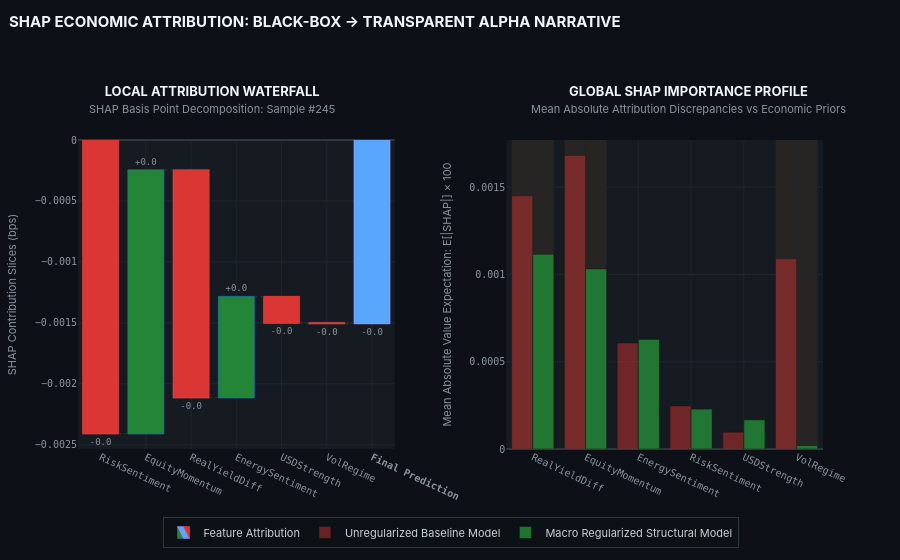

Notebook code for this chart:
### Markdown cell above
## Plot 2: SHAP Attribution Waterfall & Feature Importance

The SHAP waterfall chart decomposes a **single prediction** into its economic drivers. Each bar represents how much feature $i$ pushed the prediction above ($\phi_i > 0$) or below ($\phi_i < 0$) the baseline expected return.

For institutional investment committee presentations, this converts the 'black box' into a transparent, economically interpretable narrative:
- **RealYieldDiff** contribution explains carry-related currency direction
- **EquityMomentum** contribution explains systematic trend exposure
- **VolRegime** contribution explains risk-adjusted position sizing

The macro-regularized model concentrates SHAP mass on economically meaningful features — cleaner attribution, better IC, lower turnover.

### Code cell
# # SHAP waterfall for a representative test observation
# sample_idx = np.argmax(np.abs(shap_reg).sum(axis=1))  # most active prediction
# shap_sample_reg = shap_reg[sample_idx]
# shap_sample_base = shap_base[sample_idx]
# baseline = model_reg.predict(X_tr.mean(axis=0, keepdims=True))[0]
# pred_val = baseline + shap_sample_reg.sum()

# # Sort by absolute value for waterfall
# order = np.argsort(np.abs(shap_sample_reg))[::-1]
# sorted_names = [feature_names[i] for i in order]
# sorted_shap = shap_sample_reg[order]

# fig2 = sp.make_subplots(rows=1, cols=2,
#     subplot_titles=[f'SHAP Waterfall (Macro-Reg Model, Sample #{sample_idx})',
#                     'Mean |SHAP| Importance: Unregularized vs Macro-Reg'])

# # Waterfall
# running = baseline
# bars_base = [baseline]
# for sv in sorted_shap:
#     bars_base.append(running + sv); running += sv

# colors_wf = ['#2a9d8f' if v > 0 else '#e63946' for v in sorted_shap]
# fig2.add_trace(go.Waterfall(
#     measure=['relative']*len(sorted_shap) + ['total'],
#     x=sorted_names + ['Prediction'],
#     y=list(sorted_shap * 100) + [pred_val * 100],
#     connector=dict(line=dict(color='gray', width=1)),
#     decreasing=dict(marker_color='#e63946'),
#     increasing=dict(marker_color='#2a9d8f'),
#     totals=dict(marker_color='#f4a261')), row=1, col=1)

# # Importance comparison
# sort_imp = np.argsort(imp_reg)[::-1]
# fn_sorted = [feature_names[i] for i in sort_imp]
# fig2.add_trace(go.Bar(x=fn_sorted, y=imp_base[sort_imp]*100,
#     name='Unregularized', marker_color='rgba(230,57,70,0.7)'), row=1, col=2)
# fig2.add_trace(go.Bar(x=fn_sorted, y=imp_reg[sort_imp]*100,
#     name='Macro-Reg', marker_color='rgba(42,157,143,0.85)'), row=1, col=2)

# # Highlight anchor features
# for an in [feature_names[i] for i in anchor_idx]:
#     if an in fn_sorted:
#         ix = fn_sorted.index(an)
#         fig2.add_vrect(x0=ix-0.5, x1=ix+0.5, fillcolor='rgba(244,162,97,0.15)',
#             layer='below', line_width=0, row=1, col=2)

# fig2.update_layout(height=430, title_text='SHAP Economic Attribution: Black-Box → Transparent Alpha Narrative',
#     template='plotly_dark', barmode='group')
# fig2.update_yaxes(title_text='SHAP contribution (bps)', row=1, col=1)
# fig2.update_xaxes(tickangle=30, row=1, col=2)
# fig2.update_yaxes(title_text='Mean |SHAP| × 100', row=1, col=2)
# fig2.show()

import numpy as np
import plotly.graph_objects as go
import plotly.subplots as sp

# ── INITIALIZE CANVAS WITH LIBERAL PERFORMANCE SPACING ───────────────────────
fig2 = sp.make_subplots(
    rows=1, cols=2,
    horizontal_spacing=0.15,      # Deep channel to isolate the dense waterfall tick labels
    subplot_titles=[None, None]   # Complete bypass of standard overlapping title mechanics
)

# ── PANEL 1: SHAP WATERFALL ATTRIBUTION ──────────────────────────────────────
# Convert components to arrays for deterministic structural manipulation
sorted_names_list = list(sorted_names)
sorted_shap_bps = list(sorted_shap * 100)      # Convert to Basis Points (bps)
pred_val_bps = float(pred_val * 100)

fig2.add_trace(go.Waterfall(
    name='Feature Attribution',
    measure=['relative'] * len(sorted_shap) + ['total'],
    x=sorted_names_list + ['<b>Final Prediction</b>'],
    y=sorted_shap_bps + [pred_val_bps],
    connector=dict(line=dict(color='#30363d', width=1, dash='dot')),
    decreasing=dict(marker=dict(color='#da3633', line=dict(color='#f85149', width=0.5))),
    increasing=dict(marker=dict(color='#238636', line=dict(color='#1f6feb', width=0.5))),
    totals=dict(marker=dict(color='#58a6ff', line=dict(color='#bc8cff', width=0.5))),
    textposition='outside',
    text=[f'{v:+.1f}' for v in sorted_shap_bps] + [f'{pred_val_bps:.1f}'],
    textfont=dict(size=9, color='#8b949e', family='JetBrains Mono, monospace')
), row=1, col=1)

# ── PANEL 2: GLOBAL IMPORTANCE COMPARISON MATRIX ────────────────────────────
fn_sorted = [feature_names[i] for i in sort_imp]

# Unregularized Model Target Feature Trace
fig2.add_trace(go.Bar(
    x=fn_sorted, 
    y=imp_base[sort_imp] * 100,
    name='Unregularized Baseline Model', 
    marker_color='#da3633',
    opacity=0.45
), row=1, col=2)

# Macro Regularized Target Feature Trace
fig2.add_trace(go.Bar(
    x=fn_sorted, 
    y=imp_reg[sort_imp] * 100,
    name='Macro Regularized Structural Model', 
    marker_color='#238636',
    opacity=0.85
), row=1, col=2)

# ── HIGH-CONTRAST STRUCTURE HIGHLIGHTS FOR ANCHOR TARGETS ────────────────────
# Correct multi-level anchoring reference to make sure rectangles sit behind the graph data layer
for an in [feature_names[i] for i in anchor_idx]:
    if an in fn_sorted:
        ix = fn_sorted.index(an)
        fig2.add_vrect(
            x0=ix - 0.4, x1=ix + 0.4, 
            fillcolor='#f0883e', 
            opacity=0.08,
            layer='below', 
            line_width=0, 
            row=1, col=2
        )

# ── PIXEL-PERFECT LAYOUT ANNOTATION SYSTEM ───────────────────────────────────
canvas_annotations = [
    # Left Header: Local Waterfall Attribution
    dict(
        x=0.18, y=1.07, xref='paper', yref='paper',
        text=f'<b>LOCAL ATTRIBUTION WATERFALL</b><br><span style="font-size:11px; color:#8b949e">SHAP Basis Point Decomposition: Sample #{sample_idx}</span>',
        showarrow=False, xanchor='center', yanchor='bottom', align='center',
        font=dict(size=13, color='#f0f6fc', family='Inter, sans-serif')
    ),
    # Right Header: Global Feature Importance
    dict(
        x=0.82, y=1.07, xref='paper', yref='paper',
        text='<b>GLOBAL SHAP IMPORTANCE PROFILE</b><br><span style="font-size:11px; color:#8b949e">Mean Absolute Attribution Discrepancies vs Economic Priors</span>',
        showarrow=False, xanchor='center', yanchor='bottom', align='center',
        font=dict(size=13, color='#f0f6fc', family='Inter, sans-serif')
    )
]

# ── INSTITUTIONAL THEME & CANVASSING ENGINE PARAMETERS ──────────────────────
fig2.update_layout(
    height=560,  # Scaled up to support dense tick arrays and horizontal legends safely
    title=dict(
        text='<b>SHAP ECONOMIC ATTRIBUTION: BLACK-BOX → TRANSPARENT ALPHA NARRATIVE</b>',
        font=dict(size=15, color='#f0f6fc', family='Inter, sans-serif'),
        x=0.01, y=0.97
    ),
    template='plotly_dark', 
    barmode='group',
    paper_bgcolor='#0d1117',
    plot_bgcolor='#161b22',
    margin=dict(t=140, b=110, l=60, r=40),  # Top margin insulation barrier setup
    annotations=canvas_annotations,
    
    # Horizontally balanced matrix legend layout to block tracking text line wraps
    legend=dict(
        orientation='h',
        yanchor='top',
        y=-0.22,
        xanchor='center',
        x=0.5,
        font=dict(size=11, color='#c9d1d9', family='Inter, sans-serif'),
        bgcolor='rgba(13,17,23,0.9)',
        bordercolor='#30363d',
        borderwidth=1
    )
)

# Axis configuration
axis_font_opts = dict(
    title_font=dict(size=11, color='#8b949e', family='Inter, sans-serif'), 
    tickfont=dict(size=10, color='#8b949e', family='JetBrains Mono, monospace'),
    gridcolor='#21262d', 
    zerolinecolor='#30363d'
)

# Apply configuration matrices to individual panels
fig2.update_xaxes(tickangle=25, row=1, col=1, **axis_font_opts)
fig2.update_yaxes(title_text='SHAP Contribution Slices (bps)', row=1, col=1, **axis_font_opts)

fig2.update_xaxes(tickangle=25, row=1, col=2, **axis_font_opts)
fig2.update_yaxes(title_text='Mean Absolute Value Expectation: E[|SHAP|] × 100', row=1, col=2, **axis_font_opts)

fig2.show()

### Figure 1 — Plotly figure (JSON) as saved in the notebook; plotly's stock layout.template omitted (floating-point values rounded to 4 significant figures)
{"data": [{"connector": {"line": {"color": "#30363d", "dash": "dot", "width": 1}}, "decreasing": {"marker": {"color": "#da3633", "line": {"color": "#f85149", "width": 0.5}}}, "increasing": {"marker": {"color": "#238636", "line": {"color": "#1f6feb", "width": 0.5}}}, "measure": ["relative", "relative", "relative", "relative", "relative", "relative", "total"], "name": "Feature Attribution", "text": ["-0.0", "+0.0", "-0.0", "+0.0", "-0.0", "-0.0", "-0.0"], "textfont": {"color": "#8b949e", "family": "JetBrains Mono, monospace", "size": 9}, "textposition": "outside", "totals": {"marker": {"color": "#58a6ff", "line": {"color": "#bc8cff", "width": 0.5}}}, "type": "waterfall", "x": ["RiskSentiment", "EquityMomentum", "RealYieldDiff", "EnergySentiment", "USDStrength", "VolRegime", "<b>Final Prediction</b>"], "xaxis": "x", "y": [-0.002408, 0.00216, -0.001865, 0.0008267, -0.0002138, -4.562e-06, -0.001501], "yaxis": "y"}, {"marker": {"color": "#da3633"}, "name": "Unregularized Baseline Model", "opacity": 0.45, "type": "bar", "x": ["RealYieldDiff", "EquityMomentum", "EnergySentiment", "RiskSentiment", "USDStrength", "VolRegime"], "xaxis": "x2", "y": [0.001451, 0.001682, 0.0006072, 0.0002468, 9.623e-05, 0.00109], "yaxis": "y2"}, {"marker": {"color": "#238636"}, "name": "Macro Regularized Structural Model", "opacity": 0.85, "type": "bar", "x": ["RealYieldDiff", "EquityMomentum", "EnergySentiment", "RiskSentiment", "USDStrength", "VolRegime"], "xaxis": "x2", "y": [0.001116, 0.001032, 0.0006277, 0.0002287, 0.0001671, 1.972e-05], "yaxis": "y2"}], "layout": {"annotations": [{"align": "center", "font": {"color": "#f0f6fc", "family": "Inter, sans-serif", "size": 13}, "showarrow": false, "text": "<b>LOCAL ATTRIBUTION WATERFALL</b><br><span style=\"font-size:11px; color:#8b949e\">SHAP Basis Point Decomposition: Sample #245</span>", "x": 0.18, "xanchor": "center", "xref": "paper", "y": 1.07, "yanchor": "bottom", "yref": "paper"}, {"align": "center", "font": {"color": "#f0f6fc", "family": "Inter, sans-serif", "size": 13}, "showarrow": false, "text": "<b>GLOBAL SHAP IMPORTANCE PROFILE</b><br><span style=\"font-size:11px; color:#8b949e\">Mean Absolute Attribution Discrepancies vs Economic Priors</span>", "x": 0.82, "xanchor": "center", "xref": "paper", "y": 1.07, "yanchor": "bottom", "yref": "paper"}], "barmode": "group", "height": 560, "legend": {"bgcolor": "rgba(13,17,23,0.9)", "bordercolor": "#30363d", "borderwidth": 1, "font": {"color": "#c9d1d9", "family": "Inter, sans-serif", "size": 11}, "orientation": "h", "x": 0.5, "xanchor": "center", "y": -0.22, "yanchor": "top"}, "margin": {"b": 110, "l": 60, "r": 40, "t": 140}, "paper_bgcolor": "#0d1117", "plot_bgcolor": "#161b22", "shapes": [{"fillcolor": "#f0883e", "layer": "below", "line": {"width": 0}, "opacity": 0.08, "type": "rect", "x0": -0.4, "x1": 0.4, "xref": "x2", "y0": 0, "y1": 1, "yref": "y2 domain"}, {"fillcolor": "#f0883e", "layer": "below", "line": {"width": 0}, "opacity": 0.08, "type": "rect", "x0": 4.6, "x1": 5.4, "xref": "x2", "y0": 0, "y1": 1, "yref": "y2 domain"}, {"fillcolor": "#f0883e", "layer": "below", "line": {"width": 0}, "opacity": 0.08, "type": "rect", "x0": 0.6, "x1": 1.4, "xref": "x2", "y0": 0, "y1": 1, "yref": "y2 domain"}], "title": {"font": {"color": "#f0f6fc", "family": "Inter, sans-serif", "size": 15}, "text": "<b>SHAP ECONOMIC ATTRIBUTION: BLACK-BOX → TRANSPARENT ALPHA NARRATIVE</b>", "x": 0.01, "y": 0.97}, "xaxis": {"anchor": "y", "domain": [0, 0.425], "gridcolor": "#21262d", "tickangle": 25, "tickfont": {"color": "#8b949e", "family": "JetBrains Mono, monospace", "size": 10}, "title": {"font": {"color": "#8b949e", "family": "Inter, sans-serif", "size": 11}}, "zerolinecolor": "#30363d"}, "xaxis2": {"anchor": "y2", "domain": [0.575, 1], "gridcolor": "#21262d", "tickangle": 25, "tickfont": {"color": "#8b949e", "family": "JetBrains Mono, monospace", "size": 10}, "title": {"font": {"color": "#8b949e", "family": "Inter, sans-serif", "size": 11}}, "zerolinecolor": "#30363d"}, "yaxis": {"anchor": "x", "domain": [0, 1], "gridcolor": "#21262d", "tickfont": {"color": "#8b949e", "family": "JetBrains Mono, monospace", "size": 10}, "title": {"font": {"color": "#8b949e", "family": "Inter, sans-serif", "size": 11}, "text": "SHAP Contribution Slices (bps)"}, "zerolinecolor": "#30363d"}, "yaxis2": {"anchor": "x2", "domain": [0, 1], "gridcolor": "#21262d", "tickfont": {"color": "#8b949e", "family": "JetBrains Mono, monospace", "size": 10}, "title": {"font": {"color": "#8b949e", "family": "Inter, sans-serif", "size": 11}, "text": "Mean Absolute Value Expectation: E[|SHAP|] × 100"}, "zerolinecolor": "#30363d"}}}
